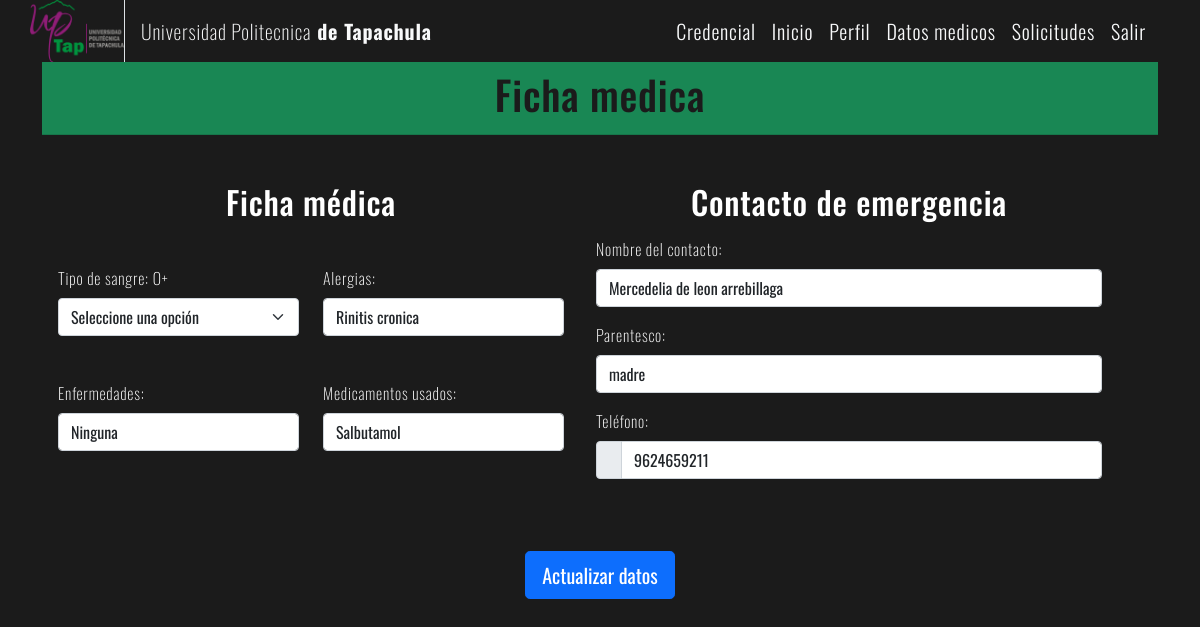
/ficha_medica/ (signed in), run on the app's committed database.
### Login/models.py (models this page shows, shortened)
class Ficha_medica(models.Model):
    tipo_sangre = models.CharField(max_length=3)
    alergias = models.CharField(max_length=50)
    enfermedades = models.CharField(max_length=50)
    medicamentos = models.CharField(max_length=50)

class Contacto_emergencia(models.Model):
    numero_telefono = models.CharField(max_length=10)
    nombre = models.CharField(max_length=50)
    parentesco = models.CharField(max_length=50)

### Alumnos/views.py (the view)
    def wrapped_view(*args, **kwargs):
        response = view_func(*args, **kwargs)
        response['Cache-Control'] = 'no-cache, no-store, must-revalidate'
        return response

### Alumnos/views.py (called while the page is built)
def no_cache(view_func):
    def wrapped_view(*args, **kwargs):
        response = view_func(*args, **kwargs)
        response['Cache-Control'] = 'no-cache, no-store, must-revalidate'
        return response
    return wrapped_view

### Login/models.py (called while the page is built)
    def ficha_medica_existe(self):
        if self.ficha_medica:
            return True
        else:
            return False

    def contacto_emergencia_existe(self):
        if self.contacto_emergencia:
            return True
        else:
            return False

### Alumnos/templates/Alumnos/ficha_medica/ficha_medica.html (shortened to what this page needs)
{% extends 'Alumnos/layouts/base.html' %}
{% block content %}
    <div class="card-header mb-1 bg-success">
        <h1 class="text-center">{{ title }}</h1>
    </div>
    <main class="container">
        <form method="post" class="row g-3 mt-5 gap-2">
            <section class="col-md-6 row">
                <h2 class="text-white text-center mb-3">Ficha médica</h2>
                <div class="col-md-6 mb-3">
                    <label for="tipoSangre" class="form-label text-white">Tipo de sangre: {{ tipo_sangre }}</label>
                    <select name="tipo_sangre" required class="form-select" id="tipoSangre">
                        <option value="" selected>Seleccione una opción</option>
                    </select>
                </div>
                <div class="col-md-6 mb-3">
                    <label for="inputAlergias" class="form-label text-white">Alergias:</label>
                    <input name="alergias" required type="text" class="form-control" id="inputAlergias"
                           placeholder="Escriba sus alergias" value="{{ alergias }}">
                </div>
                <div class="col-md-6 mb-3">
                    <label for="inputEnfermedades" class="form-label text-white">Enfermedades:</label>
                    <input name="enfermedades" required type="text" class="form-control" id="inputEnfermedades"
                           placeholder="Escriba sus enfermedades" value="{{ enfermedades }}">
                </div>
                <div class="col-md-6 mb-3">
                    <label for="inputMedicamentos" class="form-label text-white">Medicamentos usados:</label>
                    <input name="medicamentos" required type="text" class="form-control" id="inputMedicamentos"
                           placeholder="Escriba los medicamentos que usa" value="{{ medicamentos }}">
                </div>
            </section>
            <section class="col-md-6 row">
                <h2 class="text-white text-center mb-3">Contacto de emergencia</h2>
                <div class="col-md-12 mb-3">
                    <label for="inputNombre" class="form-label text-white">Nombre del contacto:</label>
                    <input name="nombre_contacto" required type="text" class="form-control" id="inputNombre"
                           placeholder="Escriba el nombre del contacto de emergencia" value="{{ nombre_contacto }}">
                </div>
                <div class="col-md-12 mb-3">
                    <label for="inputParentesco" class="form-label text-white">Parentesco:</label>
                    <input name="parentesco_emergencia" required type="text" class="form-control" id="inputParentesco"
                           placeholder="Escriba el parentesco con el contacto de emergencia"
                           value="{{ parentesco_emergencia }}">
                </div>
                <div class="col-md-12 mb-3">
                    <label for="inputTelefono" class="form-label text-white">Teléfono:</label>
                    <div class="input-group">
                        <span class="input-group-text"></span>
                        <input name="telefono_emergencia" required type="tel" class="form-control" id="inputTelefono"
                               placeholder="Escriba el teléfono del contacto de emergencia"
                               value="{{ telefono_emergencia }}">
                    </div>
                </div>
            </section>
            <div class="col-12 mt-5">
                <center>
                    <button type="submit" class="btn btn-primary btn-lg fade-in">
                        Actualizar datos
                    </button>
                </center>
            </div>
        </form>
    </main>
{% endblock %}

### Alumnos/static/Alumnos/styles/styles.css (style rules this page uses)
:root { --color-dark: #1b1b1b; --color-light: #ffffff; --color-gold: #c7b8a5; }
body { font-family: "Oswald", sans-serif; font-weight: 200; background-color: var(--color-dark); color: var(--color-dark); letter-spacing: 0.05rem; }

### data on the page
Ficha_medica: tipo_sangre "O+", alergias "Rinitis cronica", enfermedades "Ninguna", medicamentos "Salbutamol"
Contacto_emergencia: nombre_contacto "Mercedelia de leon arrebillaga", parentesco_emergencia "madre", telefono_emergencia "9624659211"

### other printed values
{{ title }} "Ficha medica"
